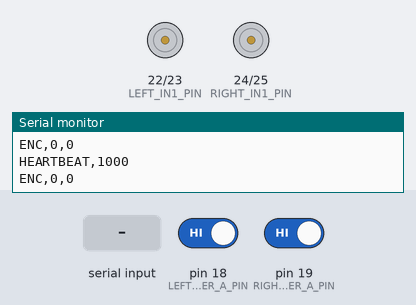
The sketch below on a simulated Arduino Mega 2560, built with avr-gcc and run on an emulated ATmega2560. Shown: motor-driver pin pairs drawn as motors (green arrow = first pin HIGH = forward, orange = second pin HIGH = backward, longer = more drive, scaled by the enable pin), the last lines printed to the serial monitor. The inputs (shaded band) are chosen by the test bench; at power-on: pin 18 (LEFT_ENCODER_A_PIN) HIGH, pin 19 (RIGHT_ENCODER_A_PIN) HIGH.

Above: at 1.2 s.
1.3 s: "VEL,,45\n" received over Serial
At 1.55 s:
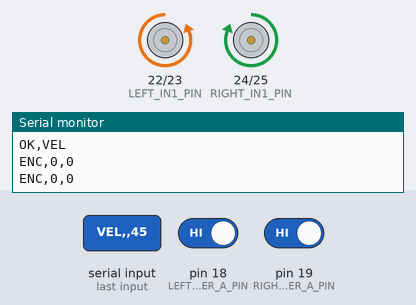
3.3 s: "MOTOR,,45\n" received over Serial
At 3.55 s:
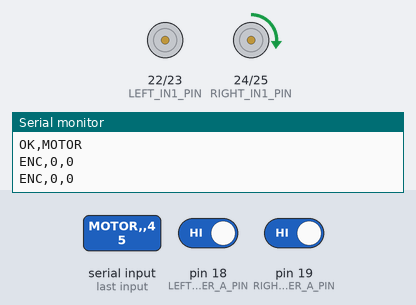
5.3 s: "VEL,,45\n" received over Serial
At 7.1 s:
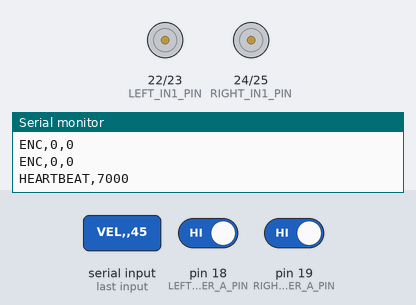
Timing chart, 0 to 8.6 s (numbered marks = the images above; inputs shaded):
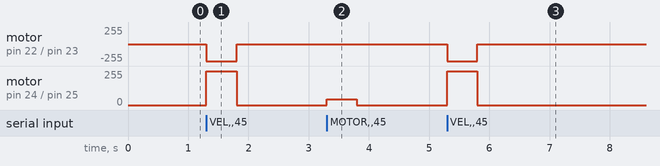

The sketch:

medical_delivery_base.ino
```cpp
/*
 * Medical Delivery Robot - Step 1 base controller
 * Arduino Mega 2560 + two L298N-style motor channels.
 *
 * USB serial protocol at 115200 baud:
 *   VEL,<linear_mps>,<angular_rps>
 *   MOTOR,<left_pwm>,<right_pwm>
 *   STOP
 *   ESTOP
 *   CLEAR_ESTOP
 *   RST
 *   STATUS
 *
 * Replies:
 *   ENC,<left_ticks>,<right_ticks>
 *   STATUS,<message>
 *   HEARTBEAT,<millis>
 *   ERROR,<message>
 */

#include <Arduino.h>

const unsigned long SERIAL_BAUD = 115200;
const float WHEEL_SEPARATION_M = 0.35f;
const float MAX_LINEAR_SPEED_MPS = 0.50f;
const unsigned long COMMAND_TIMEOUT_MS = 500;
const unsigned long ENCODER_REPORT_INTERVAL_MS = 100;
const unsigned long HEARTBEAT_INTERVAL_MS = 1000;

// Provisional pin map adapted from the existing four-wheel Mega project.
const uint8_t LEFT_PWM_PIN = 12;
const uint8_t LEFT_IN1_PIN = 22;
const uint8_t LEFT_IN2_PIN = 23;
const uint8_t RIGHT_PWM_PIN = 11;
const uint8_t RIGHT_IN1_PIN = 24;
const uint8_t RIGHT_IN2_PIN = 25;

const uint8_t LEFT_ENCODER_A_PIN = 18;
const uint8_t LEFT_ENCODER_B_PIN = 31;
const uint8_t RIGHT_ENCODER_A_PIN = 19;
const uint8_t RIGHT_ENCODER_B_PIN = 33;

// Bench default: enable this after the physical active-low E-stop is wired.
const bool USE_PHYSICAL_ESTOP = false;
const uint8_t ESTOP_PIN = 20;

// Change only if a motor is mechanically reversed.
const int8_t LEFT_MOTOR_SIGN = 1;
const int8_t RIGHT_MOTOR_SIGN = 1;
const int8_t LEFT_ENCODER_SIGN = 1;
const int8_t RIGHT_ENCODER_SIGN = 1;

volatile long left_encoder_ticks = 0;
volatile long right_encoder_ticks = 0;
String input_line;
unsigned long last_command_ms = 0;
unsigned long last_encoder_report_ms = 0;
unsigned long last_heartbeat_ms = 0;
bool estop_latched = false;

void leftEncoderISR() {
  const int direction = digitalRead(LEFT_ENCODER_B_PIN) ? -1 : 1;
  left_encoder_ticks += direction * LEFT_ENCODER_SIGN;
}

void rightEncoderISR() {
  const int direction = digitalRead(RIGHT_ENCODER_B_PIN) ? 1 : -1;
  right_encoder_ticks += direction * RIGHT_ENCODER_SIGN;
}

void reportStatus(const String &message) {
  Serial.print("STATUS,");
  Serial.println(message);
}

void setMotor(uint8_t pwm_pin, uint8_t in1_pin, uint8_t in2_pin,
              int pwm_value, int8_t direction_sign) {
  int signed_pwm = constrain(pwm_value, -255, 255) * direction_sign;
  if (signed_pwm > 0) {
    digitalWrite(in1_pin, HIGH);
    digitalWrite(in2_pin, LOW);
  } else if (signed_pwm < 0) {
    digitalWrite(in1_pin, LOW);
    digitalWrite(in2_pin, HIGH);
  } else {
    digitalWrite(in1_pin, LOW);
    digitalWrite(in2_pin, LOW);
  }
  analogWrite(pwm_pin, abs(signed_pwm));
}

void stopMotors() {
  setMotor(LEFT_PWM_PIN, LEFT_IN1_PIN, LEFT_IN2_PIN, 0, LEFT_MOTOR_SIGN);
  setMotor(RIGHT_PWM_PIN, RIGHT_IN1_PIN, RIGHT_IN2_PIN, 0, RIGHT_MOTOR_SIGN);
}

void setMotorPWM(int left_pwm, int right_pwm) {
  if (estop_latched) {
    stopMotors();
    return;
  }
  setMotor(LEFT_PWM_PIN, LEFT_IN1_PIN, LEFT_IN2_PIN, left_pwm, LEFT_MOTOR_SIGN);
  setMotor(RIGHT_PWM_PIN, RIGHT_IN1_PIN, RIGHT_IN2_PIN, right_pwm, RIGHT_MOTOR_SIGN);
}

int velocityToPWM(float velocity_mps) {
  const float limited = constrain(velocity_mps,
                                  -MAX_LINEAR_SPEED_MPS,
                                  MAX_LINEAR_SPEED_MPS);
  return (int)(limited / MAX_LINEAR_SPEED_MPS * 255.0f);
}

bool parseTwoFloats(const String &command, float &first, float &second) {
  const int first_comma = command.indexOf(',');
  if (first_comma < 0) {
    return false;
  }
  const int second_comma = command.indexOf(',', first_comma + 1);
  if (second_comma < 0) {
    return false;
  }
  first = command.substring(first_comma + 1, second_comma).toFloat();
  second = command.substring(second_comma + 1).toFloat();
  return true;
}

void handleCommand(String command) {
  command.trim();
  if (command.length() == 0) {
    return;
  }

  if (command.startsWith("VEL,")) {
    float linear = 0.0f;
    float angular = 0.0f;
    if (!parseTwoFloats(command, linear, angular)) {
      reportStatus("ERROR,VEL format: VEL,<linear>,<angular>");
      return;
    }
    const float left_velocity = linear - (angular * WHEEL_SEPARATION_M / 2.0f);
    const float right_velocity = linear + (angular * WHEEL_SEPARATION_M / 2.0f);
    setMotorPWM(velocityToPWM(left_velocity), velocityToPWM(right_velocity));
    last_command_ms = millis();
    Serial.println("OK,VEL");
    return;
  }

  if (command.startsWith("MOTOR,")) {
    float left = 0.0f;
    float right = 0.0f;
    if (!parseTwoFloats(command, left, right)) {
      reportStatus("ERROR,MOTOR format: MOTOR,<left_pwm>,<right_pwm>");
      return;
    }
    setMotorPWM((int)left, (int)right);
    last_command_ms = millis();
    Serial.println("OK,MOTOR");
    return;
  }

  if (command == "STOP") {
    stopMotors();
    reportStatus("STOPPED");
    return;
  }

  if (command == "ESTOP") {
    estop_latched = true;
    stopMotors();
    reportStatus("ESTOP");
    return;
  }

  if (command == "CLEAR_ESTOP") {
    if (!USE_PHYSICAL_ESTOP || digitalRead(ESTOP_PIN) == HIGH) {
      estop_latched = false;
      reportStatus("ESTOP_CLEARED");
    } else {
      reportStatus("ESTOP_INPUT_ACTIVE");
    }
    return;
  }

  if (command == "RST") {
    noInterrupts();
    left_encoder_ticks = 0;
    right_encoder_ticks = 0;
    interrupts();
    reportStatus("ENCODERS_RESET");
    return;
  }

  if (command == "STATUS") {
    reportStatus(estop_latched ? "ESTOP" : "READY");
    return;
  }

  reportStatus("ERROR,UNKNOWN_COMMAND");
}

void readSerial() {
  while (Serial.available() > 0) {
    const char character = (char)Serial.read();
    if (character == '\n' || character == '\r') {
      handleCommand(input_line);
      input_line = "";
    } else if (input_line.length() < 96) {
      input_line += character;
    } else {
      input_line = "";
      reportStatus("ERROR,COMMAND_TOO_LONG");
    }
  }
}

void reportEncoders() {
  long left;
  long right;
  noInterrupts();
  left = left_encoder_ticks;
  right = right_encoder_ticks;
  interrupts();

  Serial.print("ENC,");
  Serial.print(left);
  Serial.print(",");
  Serial.println(right);
}

void setup() {
  Serial.begin(SERIAL_BAUD);

  pinMode(LEFT_PWM_PIN, OUTPUT);
  pinMode(LEFT_IN1_PIN, OUTPUT);
  pinMode(LEFT_IN2_PIN, OUTPUT);
  pinMode(RIGHT_PWM_PIN, OUTPUT);
  pinMode(RIGHT_IN1_PIN, OUTPUT);
  pinMode(RIGHT_IN2_PIN, OUTPUT);
  stopMotors();

  pinMode(LEFT_ENCODER_A_PIN, INPUT_PULLUP);
  pinMode(LEFT_ENCODER_B_PIN, INPUT_PULLUP);
  pinMode(RIGHT_ENCODER_A_PIN, INPUT_PULLUP);
  pinMode(RIGHT_ENCODER_B_PIN, INPUT_PULLUP);
  attachInterrupt(digitalPinToInterrupt(LEFT_ENCODER_A_PIN), leftEncoderISR, RISING);
  attachInterrupt(digitalPinToInterrupt(RIGHT_ENCODER_A_PIN), rightEncoderISR, RISING);

  if (USE_PHYSICAL_ESTOP) {
    pinMode(ESTOP_PIN, INPUT_PULLUP);
  }

  last_command_ms = millis();
  reportStatus("READY");
}

void loop() {
  readSerial();

  if (USE_PHYSICAL_ESTOP && digitalRead(ESTOP_PIN) == LOW) {
    estop_latched = true;
    stopMotors();
  }

  if (millis() - last_command_ms > COMMAND_TIMEOUT_MS) {
    stopMotors();
  }

  if (millis() - last_encoder_report_ms >= ENCODER_REPORT_INTERVAL_MS) {
    last_encoder_report_ms = millis();
    reportEncoders();
  }

  if (millis() - last_heartbeat_ms >= HEARTBEAT_INTERVAL_MS) {
    last_heartbeat_ms = millis();
    Serial.print("HEARTBEAT,");
    Serial.println(millis());
  }
}
```

Measured:
- after the input at 1.3 s, motor on pin 22 (LEFT_IN1_PIN) / pin 23 (LEFT_IN2_PIN): stopped → backward 255/255 at once, → stopped 0.50 s later; motor on pin 24 (RIGHT_IN1_PIN) / pin 25 (RIGHT_IN2_PIN): stopped → forward 255/255 at once, → stopped 0.50 s later
- after the input at 3.3 s, motor on pin 24 (RIGHT_IN1_PIN) / pin 25 (RIGHT_IN2_PIN): stopped → forward 45/255 at once, → stopped 0.50 s later
- after the input at 5.3 s, motor on pin 22 (LEFT_IN1_PIN) / pin 23 (LEFT_IN2_PIN): stopped → backward 255/255 at once, → stopped 0.50 s later; motor on pin 24 (RIGHT_IN1_PIN) / pin 25 (RIGHT_IN2_PIN): stopped → forward 255/255 at once, → stopped 0.50 s later
